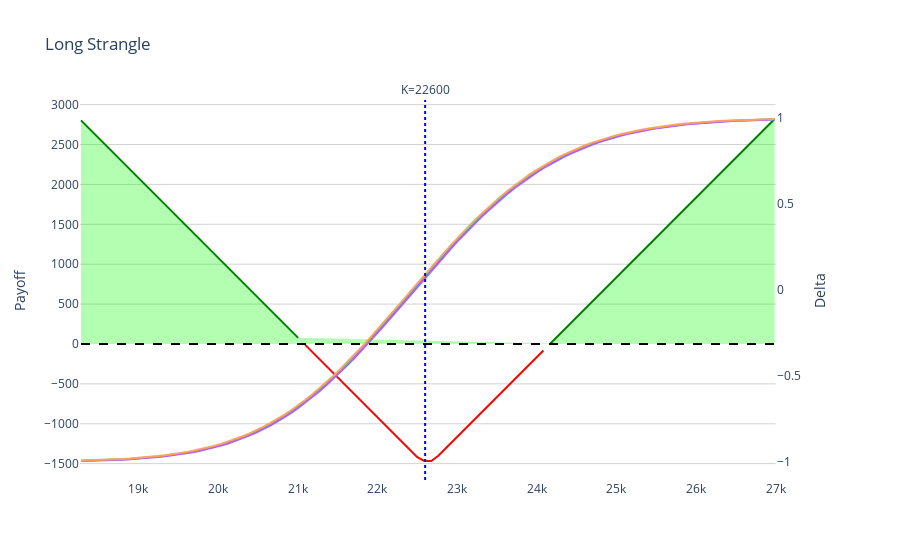

Here is the notebook cell this chart was saved with:
### Code cell
import plotly.graph_objects as go
from plotly.subplots import make_subplots
import numpy as np

# --- Assumptions:
# 1. df is a DataFrame with required columns: 'S', 'payoff', 'delta', 'zak_lower_band', 'zak_upper_band'.
# 2. K is defined beforehand. It can be a single value (e.g., 100) or a list/array of strike prices (e.g., [95, 100, 105]).
# 3. title is defined, e.g., title = 'DataFrame Plot'

# Create separate columns for payoff above and below zero.
df['payoff_positive'] = df['payoff'].where(df['payoff'] > 0, np.nan)
df['payoff_negative'] = df['payoff'].where(df['payoff'] <= 0, np.nan)

# Create a figure with a secondary y-axis.
fig = make_subplots(specs=[[{"secondary_y": True}]])

# Add the payoff traces on the primary y-axis.
fig.add_trace(
    go.Scatter(
        x=df['S'],
        y=df['payoff_positive'],
        mode='lines',
        line=dict(color='green'),
        fill='tozeroy',
        fillcolor='rgba(0,255,0,0.3)'
    ),
    secondary_y=False
)

fig.add_trace(
    go.Scatter(
        x=df['S'],
        y=df['payoff_negative'],
        mode='lines',
        line=dict(color='red')
    ),
    secondary_y=False
)

# Add a horizontal line at y=0.
fig.add_shape(
    type="line",
    x0=df['S'].min(),
    x1=df['S'].max(),
    y0=0,
    y1=0,
    line=dict(color="black", dash="dash"),
    xref="x",
    yref="y"
)

# Plot the additional metrics on the secondary y-axis (for delta and Zak bands).
fig.add_trace(
    go.Scatter(
        x=df['S'],
        y=df['delta'],
        mode='lines'
    ),
    secondary_y=True
)

fig.add_trace(
    go.Scatter(
        x=df['S'],
        y=df['zak_lower_band'],
        mode='lines'
    ),
    secondary_y=True
)

fig.add_trace(
    go.Scatter(
        x=df['S'],
        y=df['zak_upper_band'],
        mode='lines'
    ),
    secondary_y=True
)

# Add vertical strike line(s) for K.
# K can be a scalar or a list/array.
if isinstance(K, (list, np.ndarray)):
    i = 1
    for strike in K:
        fig.add_vline(
            x=strike,
            line_dash="dot",
            line_color="blue",
            annotation_text=f"K{i}={strike}",
            annotation_position="top"
        )
        i += 1
else:
    fig.add_vline(
        x=K,
        line_dash="dot",
        line_color="blue",
        annotation_text=f"K={K}",
        annotation_position="top"
    )

# Update layout: set a white background and disable the legend.
fig.update_layout(
    title=title,
    plot_bgcolor='white',
    paper_bgcolor='white',
    showlegend=False  # This line disables the legend.
)

# Remove vertical grid lines by disabling gridlines on the x-axis.
fig.update_xaxes(showgrid=False)

# Update y-axes:
# For the primary y-axis (payoff), enable horizontal grid lines.
fig.update_yaxes(
    showgrid=True,
    gridwidth=1,
    gridcolor='lightgray',
    secondary_y=False,
    title_text='Payoff'
)

# For the secondary y-axis (delta), disable grid lines so that the horizontal grid
# (from the primary y-axis) appears as a single unified set.
fig.update_yaxes(
    showgrid=False,
    secondary_y=True,
    title_text='Delta'
)

fig.show()
